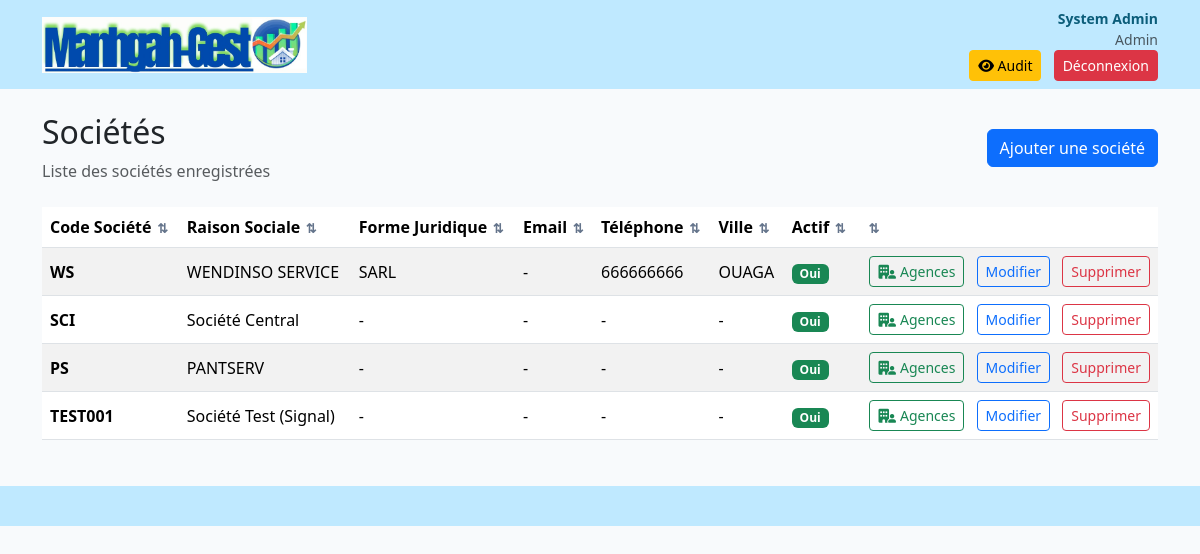
Page /societes/ (signed in) on the committed database.
### core/models.py (models this page shows, shortened)
class UtilisateurProfile(models.Model):
    user = models.OneToOneField('auth.User', on_delete=models.CASCADE, verbose_name='Compte auth')
    societe = models.ForeignKey(Societe, on_delete=models.PROTECT, verbose_name='Société')
    agence = models.ForeignKey(Agence, on_delete=models.SET_NULL, blank=True, null=True, verbose_name='Agence')
    role = models.ForeignKey(Role, on_delete=models.PROTECT, verbose_name='Rôle')
    nom = models.CharField(max_length=100, verbose_name='Nom')
    prenom = models.CharField(max_length=100, verbose_name='Prénom')
    email = models.EmailField(max_length=100, unique=True, verbose_name='Email')
    telephone = models.CharField(max_length=20, blank=True, null=True, verbose_name='Téléphone')
    photo = models.CharField(max_length=255, blank=True, null=True, verbose_name='Photo')
    actif = models.BooleanField(default=True, verbose_name='Actif')
    derniere_connexion = models.DateTimeField(blank=True, null=True, verbose_name='Dernière Connexion')
    date_creation = models.DateTimeField(auto_now_add=True, verbose_name='Date Création')
    date_modification = models.DateTimeField(auto_now=True, verbose_name='Date Modification')
    class Meta:
        verbose_name = 'Utilisateur'
        verbose_name_plural = 'Utilisateurs'
        ordering = ['nom', 'prenom']
        indexes = [
            models.Index(fields=['societe', 'agence', 'actif']),
        ]

class Role(models.Model):
    DIRECTION_CHOICES = [
        ('Direction Commerciale', 'Direction Commerciale'),
        ('Direction des Achats', 'Direction des Achats'),
        ('Direction des Ressources Humaines', 'Direction des Ressources Humaines'),
        ('Direction de la Production', 'Direction de la Production'),
        ('Direction Logistique & Stock', 'Direction Logistique & Stock'),
        ('Direction Informatique', 'Direction Informatique'),
        ('Direction Juridique', 'Direction Juridique'),
        ('Direction des Projets', 'Direction des Projets'),
    ]
    nom = models.CharField(max_length=50, unique=True, verbose_name='Nom du rôle')
    direction = models.CharField(max_length=50, choices=DIRECTION_CHOICES, blank=True, null=True, verbose_name='Direction')
    description = models.TextField(blank=True, null=True, verbose_name='Description')
    niveau_acces = models.IntegerField(default=1, verbose_name='Niveau d’accès')
    actif = models.BooleanField(default=True, verbose_name='Actif')
    created_at = models.DateTimeField(auto_now_add=True, verbose_name='Créé le')
    class Meta:
        verbose_name = 'Rôle'
        verbose_name_plural = 'Rôles'
        ordering = ['direction', 'niveau_acces', 'nom']
    def __str__(self):
        return self.nom

class Societe(models.Model):
    code_societe = models.CharField(max_length=20, unique=True, verbose_name='Code Société', db_index=True)
    raison_sociale = models.CharField(max_length=200, verbose_name='Raison Sociale')
    forme_juridique = models.CharField(max_length=50, blank=True, null=True, verbose_name='Forme Juridique')
    numero_registre = models.CharField(max_length=50, blank=True, null=True, verbose_name='Numéro Registre')
    numero_fiscal = models.CharField(max_length=50, blank=True, null=True, verbose_name='Numéro Fiscal')
    adresse = models.TextField(blank=True, null=True, verbose_name='Adresse')
    ville = models.CharField(max_length=100, blank=True, null=True, verbose_name='Ville')
    code_postal = models.CharField(max_length=20, blank=True, null=True, verbose_name='Code Postal')
    pays = models.CharField(max_length=100, default='Burkina Faso', verbose_name='Pays')
    telephone = models.CharField(max_length=20, blank=True, null=True, verbose_name='Téléphone')
    email = models.EmailField(blank=True, null=True, verbose_name='Email')
    site_web = models.CharField(max_length=200, blank=True, null=True, verbose_name='Site Web')
    logo = models.CharField(max_length=255, blank=True, null=True, verbose_name='Logo')
    actif = models.BooleanField(default=True, verbose_name='Actif', db_index=True)
    date_creation = models.DateTimeField(auto_now_add=True, verbose_name='Date Création')
    date_modification = models.DateTimeField(auto_now=True, verbose_name='Date Modification')
    class Meta:
        verbose_name = 'Société'
        verbose_name_plural = 'Sociétés'
        ordering = ['raison_sociale']
        indexes = [
            models.Index(fields=['code_societe']),
            models.Index(fields=['actif']),
        ]

### core/views.py (the view)
# urls.py: path('societes/', views.societe_list, name='societe_list'),
@login_required
def societe_list(request):
    societes = Societe.objects.annotate(agent_count=Count('agence')).all()
    return render(request, 'core/societe_list.html', {'societes': societes})

### templates/core/societe_list.html
{% extends 'core/base.html' %}
{% block content %}
  <div class="d-flex justify-content-between align-items-center mb-4">
    <div>
      <h2>Sociétés</h2>
      <p class="text-muted mb-0">Liste des sociétés enregistrées</p>
    </div>
    <a href="{% url 'societe_create' %}{% if request.GET.standalone == '1' %}?standalone=1{% endif %}" class="btn btn-primary">Ajouter une société</a>
  </div>
  <div class="table-responsive">
    <table class="table table-striped table-hover align-middle">
      <thead>
        <tr>
          <th>Code Société</th>
          <th>Raison Sociale</th>
          <th>Forme Juridique</th>
          <th>Email</th>
          <th>Téléphone</th>
          <th>Ville</th>
          <th>Actif</th>
          <th></th>
        </tr>
      </thead>
      <tbody>
        {% for societe in societes %}
          <tr>
            <td><strong>{{ societe.code_societe }}</strong></td>
            <td>{{ societe.raison_sociale }}</td>
            <td>{{ societe.forme_juridique|default:"-" }}</td>
            <td>{{ societe.email|default:"-" }}</td>
            <td>{{ societe.telephone|default:"-" }}</td>
            <td>{{ societe.ville|default:"-" }}</td>
            <td>{% if societe.actif %}<span class="badge bg-success">Oui</span>{% else %}<span class="badge bg-secondary">Non</span>{% endif %}</td>
            <td class="text-end">
              <a href="{% url 'agence_list' %}?societe={{ societe.pk }}" class="btn btn-sm btn-outline-success me-2"><i class="fa-solid fa-building-user me-1"></i>Agences</a>
              <a href="{% url 'societe_update' societe.pk %}{% if request.GET.standalone == '1' %}?standalone=1{% endif %}" class="btn btn-sm btn-outline-primary me-2">Modifier</a>
              <a href="{% url 'societe_delete' societe.pk %}{% if request.GET.standalone == '1' %}?standalone=1{% endif %}" class="btn btn-sm btn-outline-danger js-delete-link">Supprimer</a>
            </td>
          </tr>
        {% empty %}
          <tr>
            <td colspan="8" class="text-center">Aucune société enregistrée.</td>
          </tr>
        {% endfor %}
      </tbody>
    </table>
  </div>
{% endblock %}

### templates/core/base.html (shortened to what this page needs)
{% load static %}
<!doctype html>
<html lang="fr">
  <head>
    <link href="https://cdn.jsdelivr.net/npm/bootstrap@5.3.2/dist/css/bootstrap.min.css" rel="stylesheet">
    <link href="https://cdnjs.cloudflare.com/ajax/libs/font-awesome/6.4.0/css/all.min.css" rel="stylesheet">
    <link rel="stylesheet" href="{% static 'css/style.css' %}">
  </head>
  <body {% if request.GET.standalone == '1' %}class="standalone-layout"{% endif %}>
    <div class="topbar bg-lightblue py-2">
      <div class="container d-flex align-items-center justify-content-between">
        <div class="d-flex align-items-center">
          <div class="logo me-3">
            <img src="{% static 'img/logo.png' %}" alt="Manhgah-Gest"
                 style="height:56px; width:auto; display:block;"
                 onerror="this.style.display='none'; this.nextElementSibling.style.display='inline'">
          </div>
        </div>
        <div class="text-end">
          {% if user.is_authenticated %}
            {% if user.utilisateurprofile.prenom %}
              <span class="small fw-bold d-block" style="color:#0b5d7a;">{{ user.utilisateurprofile.prenom }} {{ user.utilisateurprofile.nom }}</span>
              <span class="small text-muted d-block">{{ user.utilisateurprofile.role }}</span>
            {% else %}
              <span class="small fw-bold d-block" style="color:#0b5d7a;">{{ user.username }}</span>
            {% endif %}
            {% if user.is_superuser %}
              <a href="{% url 'activity_log' %}" class="btn btn-sm btn-warning me-2">
                <i class="fa-solid fa-eye"></i> Audit
              </a>
            {% endif %}
            <a href="{% url 'logout' %}" class="btn btn-sm btn-danger">Déconnexion</a>
          {% else %}
            <a href="{% url 'login' %}" class="btn btn-sm btn-primary">Connexion</a>
          {% endif %}
        </div>
      </div>
    </div>
    <main class="{% if request.GET.standalone == '1' %}container-fluid px-3 px-md-4 py-4{% else %}container my-4{% endif %}">
      {% block content %}{% endblock %}
    </main>
    {% if request.GET.standalone != '1' %}
    <footer class="footerbar bg-lightblue">
      <div class="container">&nbsp;</div>
    </footer>
    {% endif %}
  </body>
</html>

### static/css/style.css (style rules this page uses)
:root { --purple:#7c3aed }
:root { --purple:#7c3aed; --lightblue:#bfe9ff; --teal:#0ea5a4; --green:#16a34a; --red:#ef4444; --yellow:#f59e0b; --blue:#06b6d4 }
body { background:#f8fafc }
.topbar { background:var(--lightblue); }
.logo { font-weight:700;color:#0b5d7a }
.footerbar { height:40px;background:var(--lightblue);margin-top:30px }

### templates/core/base.html (style rules this page uses)
.table-sortable thead th.sortable-col { cursor: pointer; user-select: none; white-space: nowrap; }

### rows in the picture
Societe: code_societe "WS", raison_sociale "WENDINSO SERVICE", forme_juridique "SARL", email "-", telephone "666666666", ville "OUAGA", actif "Oui"
Societe: code_societe "SCI", raison_sociale "Société Central", forme_juridique "-", email "-", telephone "-", ville "-", actif "Oui"
Societe: code_societe "PS", raison_sociale "PANTSERV", forme_juridique "-", email "-", telephone "-", ville "-", actif "Oui"
Societe: code_societe "TEST001", raison_sociale "Société Test (Signal)", forme_juridique "-", email "-", telephone "-", ville "-", actif "Oui"

### other values in the picture
{{ user.utilisateurprofile.prenom }} "System"
{{ user.utilisateurprofile.nom }} "Admin"
{{ user.utilisateurprofile.role }} "Admin"
